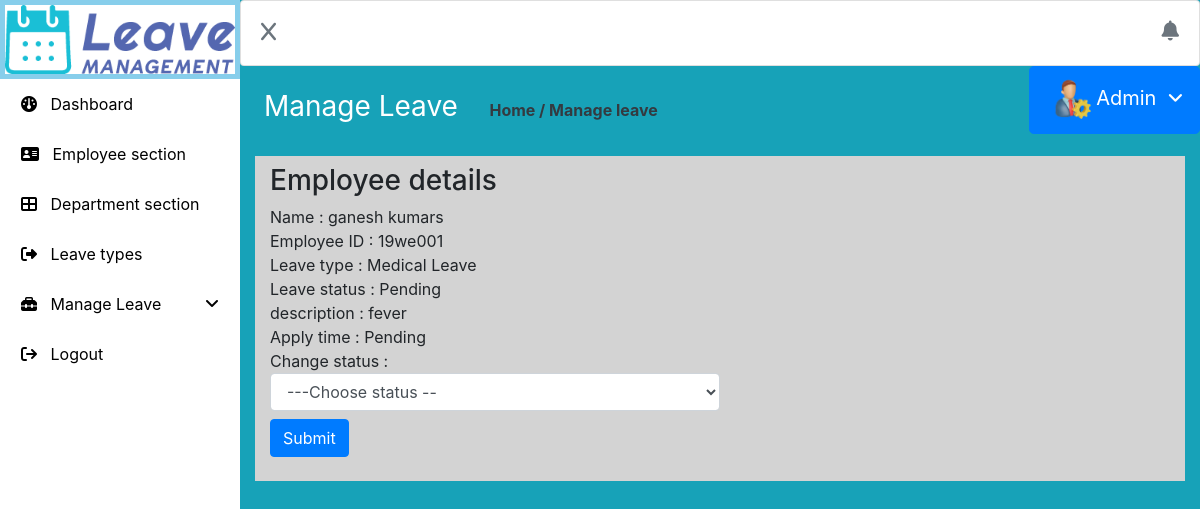
Screenshot of /admin/manage_leave/3 with the database file from the repository.
### tables this page shows
CREATE TABLE `employee` (
  `eid` int(11) NOT NULL,
  `employee_id` varchar(40) NOT NULL,
  `firstname` varchar(40) NOT NULL,
  `lastname` varchar(40) NOT NULL,
  `email` varchar(60) NOT NULL,
  `department` varchar(60) NOT NULL,
  `gender` varchar(10) NOT NULL,
  `dob` varchar(20) NOT NULL,
  `contact` varchar(15) NOT NULL,
  `country` varchar(20) NOT NULL,
  `address` varchar(250) NOT NULL,
  `city` varchar(30) NOT NULL,
  `password` varchar(20) NOT NULL,
  `reading_time` timestamp NOT NULL DEFAULT current_timestamp() ON UPDATE current_timestamp()
);

CREATE TABLE `emp_leave` (
  `elid` int(11) NOT NULL,
  `emp_id` int(11) NOT NULL,
  `start_date` varchar(50) NOT NULL,
  `end_date` varchar(50) NOT NULL,
  `leave_type` varchar(70) NOT NULL,
  `description` text NOT NULL,
  `status` varchar(40) NOT NULL DEFAULT 'Pending',
  `Apply_time` timestamp NOT NULL DEFAULT current_timestamp() ON UPDATE current_timestamp()
);

### application/controllers/Admin.php (called while the page is built, shortened)
<?php
class Admin extends CI_Controller
{
	public function __construct()
	{
		$this->load->model('admin_model');
	}
	public function manage_leave($id)
	{
		$leave_id=$id;
		$get_emp_leave=$this->admin_model->get_emp_leave($leave_id);
		$this->load->view("admin/manage_leave",array("leave"=>$get_emp_leave));
	}
}
?>

### index.php (called while the page is built, shortened)
<?php
require_once BASEPATH.'core/CodeIgniter.php';

### application/models/Admin_model.php (called while the page is built, shortened)
<?php
class Admin_model extends CI_Model
{
	public function get_emp_leave($leave_id)
	{
		$this->db->select("*");
		$this->db->from("employee");
		$this->db->join("emp_leave","employee.eid=emp_leave.emp_id");
		$this->db->where("elid",$leave_id);
		$query=$this->db->get();
		return $query->row();
	}
}
?>

### application/views/admin/Manage_leave.php (the view, shortened to what this page needs)
<!DOCTYPE html>
<html lang="en">
<head>
    <link rel="stylesheet" href="https://cdnjs.cloudflare.com/ajax/libs/twitter-bootstrap/4.5.2/css/bootstrap.css">
    <link rel="stylesheet" href="https://cdn.datatables.net/1.13.6/css/dataTables.bootstrap4.min.css">
	<link rel="stylesheet" href="https://cdn.jsdelivr.net/npm/bootstrap@4.6.2/dist/css/bootstrap.min.css">
  <link rel="stylesheet" href="https://cdnjs.cloudflare.com/ajax/libs/font-awesome/6.4.2/css/all.min.css">
  <link rel="stylesheet" href="https://cdnjs.cloudflare.com/ajax/libs/font-awesome/6.4.2/css/all.min.css" />
  <link rel="stylesheet" href="<?=base_url('assets/css/style.css')?>">
</head>
<body>
<div>
	<div style="width:80%;height:140vh;float:right;" class="bg-info show-hide">
	<?php
	include('topbar.php');
	?>
<?php
include('ad.php');
?>
<form action="" method="post" autocomplete="off">
<h3 class="font-weight-normal text-white p-4">Manage Leave&nbsp;&nbsp;&nbsp;
		<span style="font-size:16px;" class="text-dark font-weight-bold">Home / Manage leave</span></h3>
	<div class="container-fluid">
		<div class="container py-2" style="background-color:lightgray;">
		<div class="row">
			<div class="col-md-12">
				<h3>Employee details</h3>
				    <ul class="list-unstyled">
						<li>Name : <?=$leave->firstname." ".$leave->lastname?></li>
						<li>Employee ID : <?=$leave->employee_id?></li>
						<li>Leave type : <?=$leave->leave_type?></li>
						<li>Leave status : <?=$leave->status?></li>
						<li>description : <?=$leave->description?></li>
						<li>Apply time : <?=$leave->status?></li>
						<li>Change status :
						<select class="form-control w-50" name="status" id="sel1" required>
							<option value="">---Choose status --</option>
						</select>
						</li>
						<li><input type="submit" class="btn btn-primary mt-2" name="submit"></li>
                    </ul>
			</div>
          </form>
		</div>
        </div>
	<div style="width:20%;position:fixed;" class="mylastclass">
	<?php
	include('leftbar.php');
	?>
    </div>
</body>
</html>

### rows the page displays
employee: firstname "ganesh", lastname "kumars", employee "19we001", emp_leave.leave_type "Medical Leave", emp_leave.status "Pending", emp_leave.description "fever"
